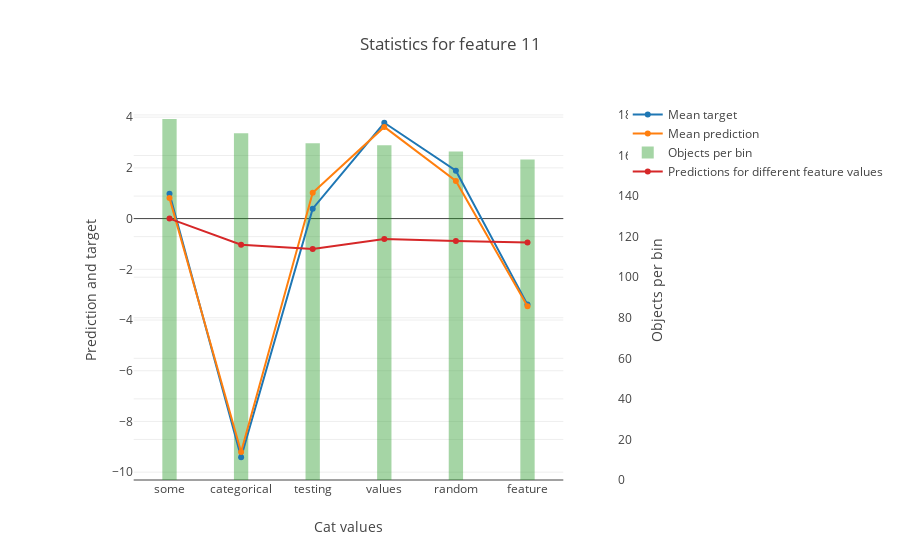

Write notebook code for a chart like this one.
### Markdown cell above
#### One-Hot feature

### Code cell
feature_num = 'CatColumn_2'
res = model.get_binarized_statistics(X, y, feature_num, cat_feature_values=cat_values_2, plot=True)

### Figure 1 — Plotly figure (JSON) as saved in the notebook; plotly's stock layout.template omitted (floating-point values rounded to 4 significant figures)
{"data": [{"mode": "lines+markers", "name": "Mean target", "type": "scatter", "uid": "377e3221-037d-41e1-89d6-3675e891b0a4", "x": ["some", "categorical", "testing", "values", "random", "feature"], "xaxis": "x", "y": [0.9748, -9.412, 0.3903, 3.78, 1.886, -3.393], "yaxis": "y"}, {"mode": "lines+markers", "name": "Mean prediction", "type": "scatter", "uid": "b151fcef-71d5-4dc5-b63c-3ca61980c368", "x": ["some", "categorical", "testing", "values", "random", "feature"], "xaxis": "x", "y": [0.8078, -9.205, 1.022, 3.617, 1.484, -3.458], "yaxis": "y"}, {"marker": {"color": "rgba(30, 150, 30, 0.4)"}, "name": "Objects per bin", "type": "bar", "uid": "80167476-fcec-44d7-a7cc-0a941f188386", "width": 0.2, "x": ["some", "categorical", "testing", "values", "random", "feature"], "xaxis": "x", "y": [178, 171, 166, 165, 162, 158], "yaxis": "y2"}, {"mode": "lines+markers", "name": "Predictions for different feature values", "type": "scatter", "uid": "891fe5ec-07db-4535-970a-45ab4695458a", "x": ["some", "categorical", "testing", "values", "random", "feature"], "xaxis": "x", "y": [0, -1.031, -1.202, -0.8075, -0.8852, -0.9388], "yaxis": "y"}], "layout": {"title": {"text": "Statistics for feature 11"}, "xaxis": {"domain": [0.1, 0.9], "title": {"text": "Cat values"}}, "yaxis": {"overlaying": "y2", "side": "left", "title": {"text": "Prediction and target"}}, "yaxis2": {"position": 1, "side": "right", "title": {"text": "Objects per bin"}}}}
